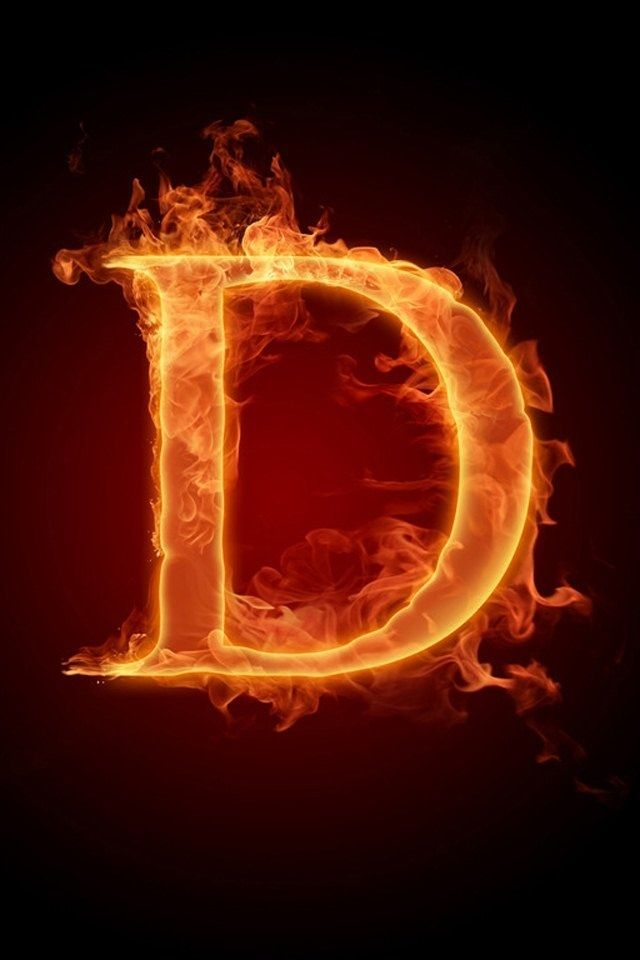
#> input picture dip_pics/D_image.jpg, 640 x 960 px
$ jupyter execute --allow-errors heightmap_demo.ipynb   (shell and % lines are left out)
#> lines starting #> are read from the running program, lines starting #| are printed output that depends on the picture
### dip_utils/matrix_utils.py
"""
Simple Matrix Utilities
stough, 202-
"""

import numpy as np

# Given an ndarray, returns a tuple of info...
def arr_info(arr):
    """
    arr_info(arr): return a tuple of shape, type, min, and max for the ndarray arr.
    """
    return arr.shape, arr.dtype, arr.min(), arr.max()


# [9 lines left out: function make_linmap, not called in this run]

### dip_utils/vis_utils.py
'''
Image Processing Visualization Utilities
stough, 202-

Includes RGB color cube and three-channel histogramming.
Also a lab_uniform, which normalizes the perceived intensity of
custom colormaps.
'''

import matplotlib.pyplot as plt
import numpy as np
import skimage.color as color
# from mpl_toolkits.mplot3d import Axes3D
from matplotlib import cm # all the colormaps...

from matplotlib import animation
from IPython.display import HTML, Image
import cv2
import os


# [171 lines left out: functions vis_rgb_cube, vis_hsv_cube, vis_lab_cube, vis_ybr_cube, not called in this run]


def vis_image(I, figsize=(4,3), title='Image', show_ticks = True, **kwargs):
    '''
    vis_image(I, figsize=(4,3), title='Image', show_ticks = True, **kwargs):
    plot an image. Very simple, but save a little typing.
    '''
    f, ax = plt.subplots(1,1, figsize=figsize)
    ax.imshow(I, **kwargs)
    ax.set_title(title)

    if not show_ticks:
        ax.get_xaxis().set_visible(False);
        ax.get_yaxis().set_visible(False);

    plt.tight_layout()


# [177 lines left out: functions vis_hists, vis_pair, vis_triple, lab_uniform, vis_surface, loadvideo and 1 more, not called in this run]

### SensingSamplingQuantization/heightmap_demo.ipynb
# Heightmap Demo
stough 202-

In this quick demo I wanted to show how an image can be seen as a height-map, where the xy-plane is the domain of the image, while the z-axis represents the image intensity. This is easy enough with [matplotlib's 3D plotting](https://matplotlib.org/mpl_toolkits/mplot3d/tutorial.html) capability. Specifically I would refer you to the examples [here](https://matplotlib.org/mpl_toolkits/mplot3d/tutorial.html#surface-plots).

[cell 1]
import matplotlib.pyplot as plt
from matplotlib import cm
from mpl_toolkits.mplot3d import Axes3D
import numpy as np
from skimage import color

# For importing from alternative directory sources
import sys
sys.path.insert(0, '../dip_utils')

from matrix_utils import arr_info
from vis_utils import vis_image

[cell 2]
I = color.rgb2gray(plt.imread('../dip_pics/D_image.jpg'))
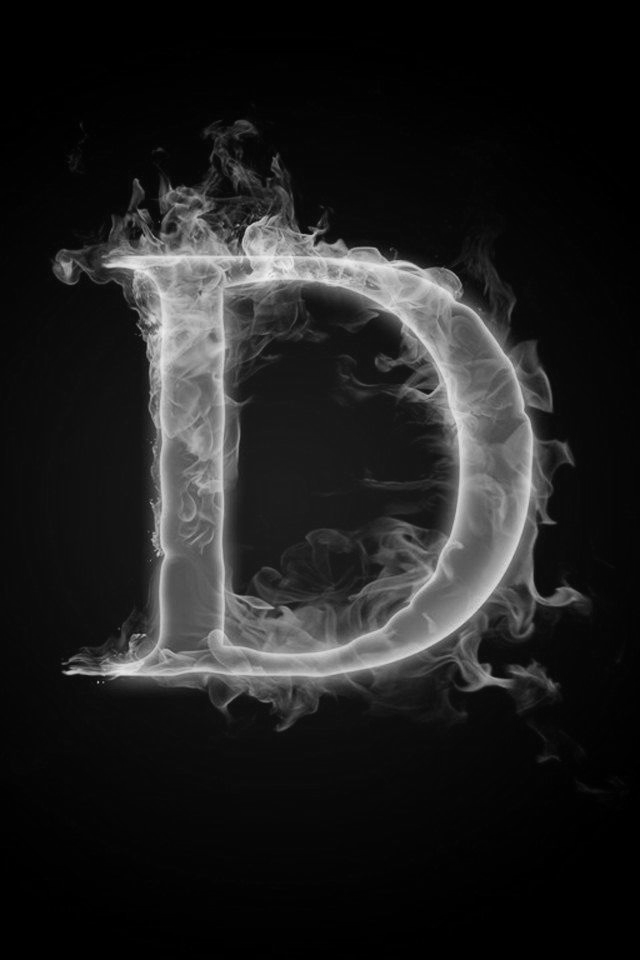
#> I: shape (960, 640) float64; min 0, max 0.952, mean 0.127

[cell 3]
arr_info(I)

[cell 4]
vis_image(I, cmap='gray')
#> (the call stopped at in vis_image, `f, ax = plt.subplots(1,1, figsize=figsize)`: IPython is not available in this run)
